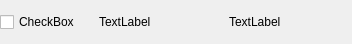
<?xml version="1.0" encoding="UTF-8"?>
<ui version="4.0">
 <class>AreaSelectUnitWidget</class>
 <widget class="QWidget" name="AreaSelectUnitWidget">
  <property name="geometry">
   <rect>
    <x>0</x>
    <y>0</y>
    <width>352</width>
    <height>44</height>
   </rect>
  </property>
  <property name="windowTitle">
   <string>Form</string>
  </property>
  <layout class="QVBoxLayout" name="verticalLayout">
   <property name="leftMargin">
    <number>0</number>
   </property>
   <property name="topMargin">
    <number>0</number>
   </property>
   <property name="rightMargin">
    <number>0</number>
   </property>
   <property name="bottomMargin">
    <number>0</number>
   </property>
   <item>
    <layout class="QHBoxLayout" name="horizontalLayout">
     <item>
      <widget class="QCheckBox" name="checkBoxNum">
       <property name="text">
        <string>CheckBox</string>
       </property>
      </widget>
     </item>
     <item>
      <widget class="QLabel" name="labelPic">
       <property name="text">
        <string/>
       </property>
      </widget>
     </item>
     <item>
      <widget class="QLabel" name="labelDevName">
       <property name="text">
        <string>TextLabel</string>
       </property>
      </widget>
     </item>
     <item>
      <spacer name="horizontalSpacer">
       <property name="orientation">
        <enum>Qt::Horizontal</enum>
       </property>
       <property name="sizeHint" stdset="0">
        <size>
         <width>40</width>
         <height>20</height>
        </size>
       </property>
      </spacer>
     </item>
     <item>
      <widget class="QLabel" name="labelDevRecorderStatus">
       <property name="text">
        <string>TextLabel</string>
       </property>
      </widget>
     </item>
     <item>
      <spacer name="horizontalSpacer_2">
       <property name="orientation">
        <enum>Qt::Horizontal</enum>
       </property>
       <property name="sizeHint" stdset="0">
        <size>
         <width>40</width>
         <height>20</height>
        </size>
       </property>
      </spacer>
     </item>
    </layout>
   </item>
  </layout>
 </widget>
 <resources/>
 <connections/>
</ui>
